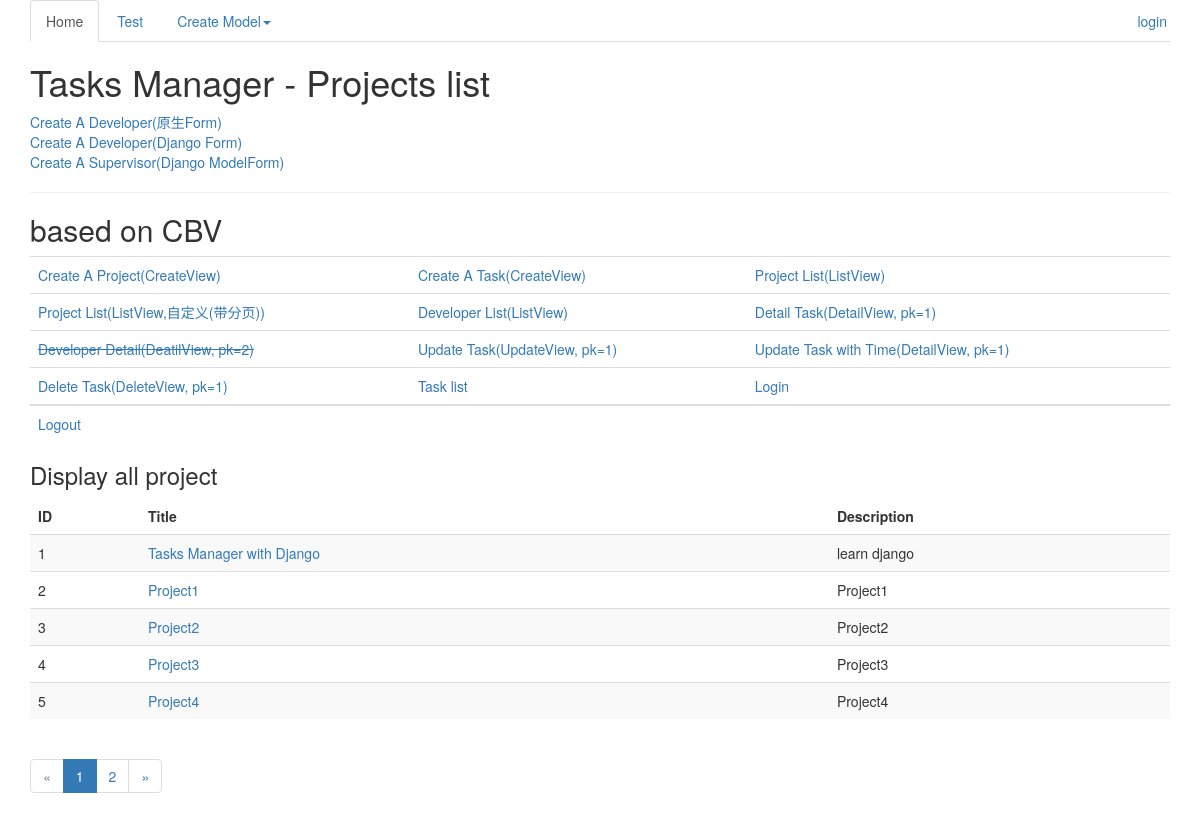
The page / on the database its author committed.
### TasksManager/models.py (models this page shows, shortened)
class Project(models.Model):
    title = models.CharField(max_length=50, verbose_name="Title")
    description = models.CharField(max_length=1000, verbose_name="Description")
    client_name = models.CharField(max_length=1000, verbose_name="Client name")

### TasksManager/views.py (the view)
# urls.py: url(r'^$', 'TasksManager.views.page', name="public_index"),
def page(request):
    projects_list = Project.objects.all()
    page = request.GET.get('page', 1)
    paginator = Paginator(projects_list, 5)
    try:
        all_projects = paginator.page(page)
    except EmptyPage:
        all_projects = paginator.page(paginator.num_pages)
    except PageNotAnInteger:
        all_projects = paginator.page(1)
    return render(request, 'index.html', {'action': "Display all project", 'all_projects': all_projects})

### templates/index.html (shortened to what this page needs)
{% extends "base.html" %}
{% block h1 %}
    Projects list
{% endblock %}
{% block article_content %}
    <a href="{% url 'create_developer' %}">Create A Developer(原生Form)</a><br>
    <a href="{% url 'add_developer' %}">Create A Developer(Django Form)</a><br>
    <a href="{% url 'create_supervisor' %}">Create A Supervisor(Django ModelForm)</a><br>
    <hr>
    <h2>based on CBV</h2>
    <table class="table">
    <tbody>
        <tr><td><a href="{% url 'create_project' %}">Create A Project(CreateView)</a></td>
        <td><a href="{% url 'create_task' %}">Create A Task(CreateView)</a></td>
        <td><a href="{% url 'project_list' %}">Project List(ListView)</a></td>
    </tr>
        <td>
            <a href="{% url 'project_list2' %}">Project List(ListView,自定义(带分页))</a></td>
        <td>
            <a href="{% url 'developer_list' %}">Developer List(ListView)</a></td>
        <td>
            <a href="{% url 'task_detail' '1' %}">Detail Task(DetailView, pk=1)</a>
        </td>
        <td>
            <a href="{% url 'developer_detail' 2 %}"><s>Developer Detail(DeatilView, pk=2)</s></a></td>
        <td>
            <a href="{% url 'update_task' 1 %}">Update Task(UpdateView, pk=1)</a></td>
        <td>
            <a href="{% url 'update_task_time' '1' %}">Update Task with Time(DetailView, pk=1)</a>
        </td>
        <td>
        <a href="{% url 'task_delete' 1 %}">Delete Task(DeleteView, pk=1)</a></td>
        <td>
            <a href="{% url 'task_list'%}">Task list</a></td>
        <td>
            <a href="{% url 'connection' %}">Login</a>
        </td>
    </tbody>
        <td>
        <a href="{% url 'disconnect'%}">Logout</a></td>
    </table>
    <h3>{{ action }}</h3>
    {% if all_projects|length > 0 %}
        <table class="table table-striped">
            <thead>
                <tr>
                    <td><strong>ID</strong></td>
                    <td><strong>Title</strong></td>
                    <td><strong>Description</strong></td>
                </tr>
            </thead>
            <tbody>
            {% for project in all_projects %}
                <tr>
                    <td>{{ project.id }}</td>
                    <td><a href="{% url 'project_detail' project.id %}">{{ project.title }}</a></td>
                    <td>{{ project.description }}</td>
                </tr>
            {% endfor %}
            </tbody>
        </table>
    {% else %}
        <span>No project.</span>
    {% endif %}
    {% if all_projects.has_other_pages %}
        <ul class="pagination">
            {% if all_projects.has_previous %}
                <li><a href="?page={{ all_projects.previous_page_number }}">&laquo;</a> </li>
            {% else %}
                <li class="disabled"><span>&laquo;</span></li>
            {% endif %}
            {% for i in all_projects.paginator.page_range %}
                {% if all_projects.number == i %}
                    <li class="active"><span>{{ i }}<span class="sr-only">(current)</span></span></li>
                {% else %}
                    <li><a href="?page={{ i }}">{{ i }}</a> </li>
                {% endif %}
            {% endfor %}
            {% if all_projects.has_next %}
                <li><a href="?page={{ all_projects.next_page_number }}">&raquo;</a> </li>
            {% else %}
                <li class="disabled"><span>&raquo;</span></li>
            {% endif %}
        </ul>
    {% endif %}
{% endblock %}

### rows shown on the page
Project: id "1", title "Tasks Manager with Django", description "learn django"
Project: id "2", title "Project1", description "Project1"
Project: id "3", title "Project2", description "Project2"
Project: id "4", title "Project3", description "Project3"
Project: id "5", title "Project4", description "Project4"

### other values the page prints
{{ action }} "Display all project"
{{ i }} "1"
{{ i }} "2"
